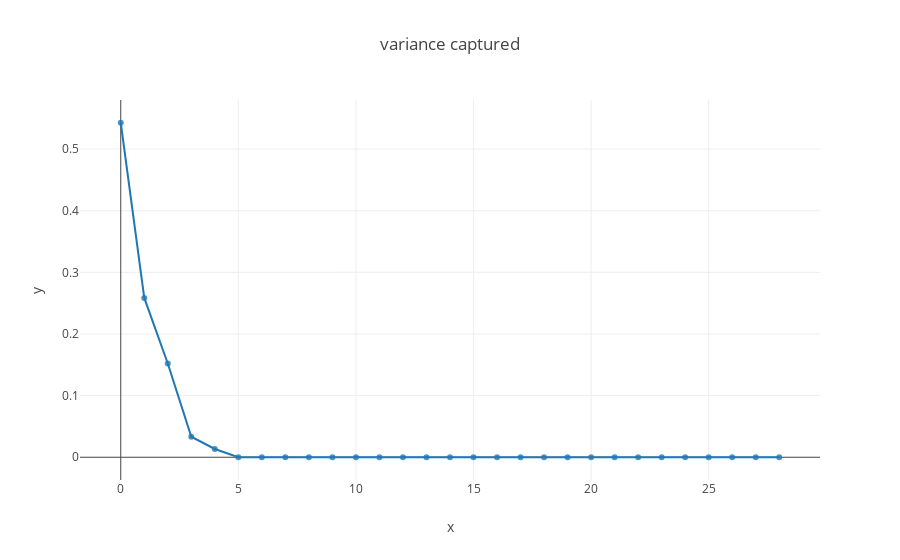

Notebook code for this chart:
### Code cell
from sklearn.decomposition import PCA
import time

import plotly.offline as py
import plotly.graph_objs as go
py.init_notebook_mode(connected=True)
import numpy as np

%matplotlib inline

st = time.time()
pca = PCA(svd_solver="full")

reduced_data = pca.fit_transform(pca_train)

print("time:", time.time() - st)
print(reduced_data.shape)
print(pca.components_.shape)
print(pca.explained_variance_ratio_.shape)
print(pca.components_.mean())
print(np.sum(pca.components_ == 0.) / (1440*1440))

## check variance captured

color = 'rgba(217, 217, 217, 0.14)'

traces = []

traces.append(go.Scatter(
    x=np.arange(pca.explained_variance_ratio_.shape[0]),
    y=pca.explained_variance_ratio_,
    mode='lines+markers',
    marker=dict(size=6, line=dict(color=color, width=0.3), opacity=0.8)
))

plot_data = traces
layout = go.Layout(
        title="variance captured",
        xaxis=dict(title="x"),
        yaxis=dict(title="y")
)
fig = go.Figure(data=plot_data, layout=layout)
py.iplot(fig)

### Figure 1 — Plotly figure (JSON) as saved in the notebook; plotly's stock layout.template omitted (floating-point values rounded to 4 significant figures)
{"data": [{"marker": {"line": {"color": "rgba(217, 217, 217, 0.14)", "width": 0.3}, "opacity": 0.8, "size": 6}, "mode": "lines+markers", "type": "scatter", "x": [0, 1, 2, 3, 4, 5, 6, 7, 8, 9, 10, 11, 12, 13, 14, 15, 16, 17, 18, 19, 20, 21, 22, 23, 24, 25, 26, 27, 28], "y": [0.5427, 0.2585, 0.152, 0.03331, 0.01338, 1.832e-05, 3.829e-29, 2.627e-31, 3.589e-33, 3.589e-33, 3.589e-33, 3.589e-33, 3.589e-33, 3.589e-33, 3.589e-33, 3.589e-33, 3.589e-33, 3.589e-33, 3.589e-33, 3.589e-33, 3.589e-33, 3.589e-33, 3.589e-33, 3.589e-33, 3.589e-33, 3.589e-33, 3.589e-33, 3.589e-33, 3.589e-33]}], "layout": {"title": "variance captured", "xaxis": {"title": "x"}, "yaxis": {"title": "y"}}}
